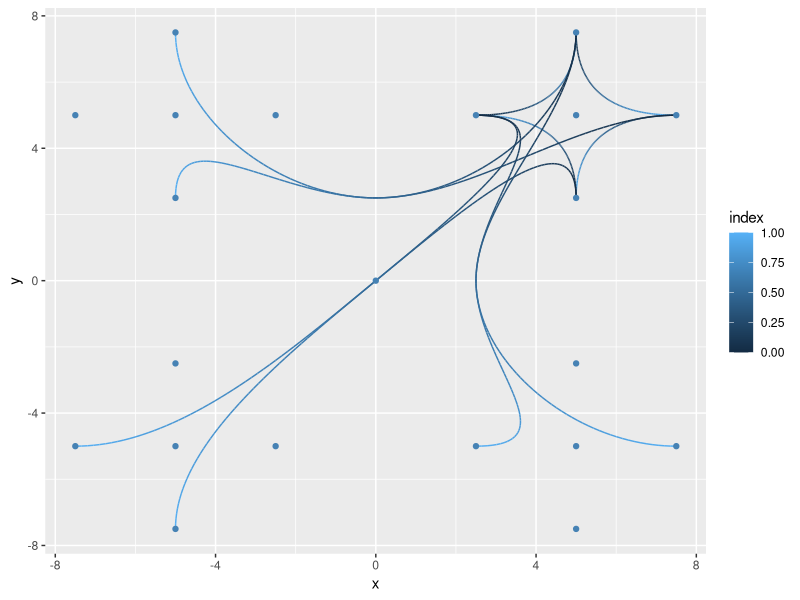
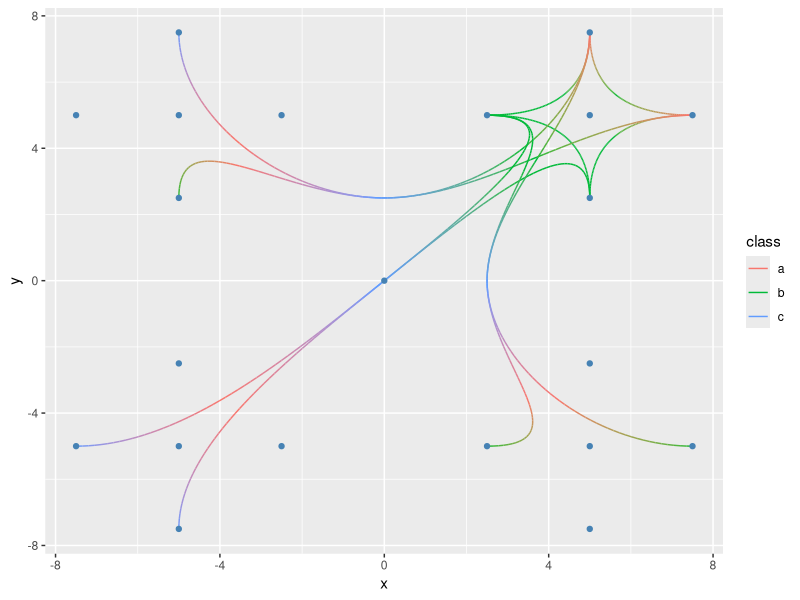
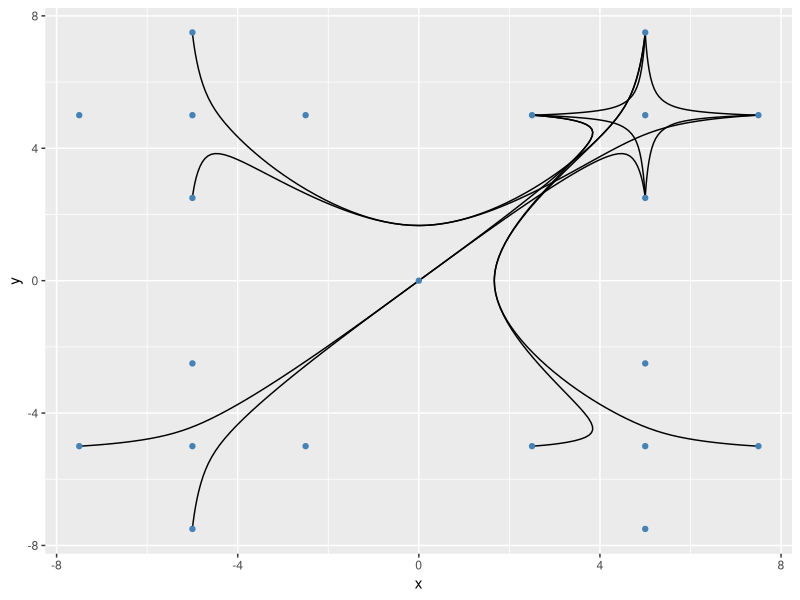

Write R code to recreate these figures, in order.
library(ggforce)


### Name: geom_bspline
### Title: B-splines based on control points
### Aliases: geom_bspline stat_bspline stat_bspline2 geom_bspline2
###   stat_bspline0 geom_bspline0

### ** Examples

# Define some control points
cp <- data.frame(
  x = c(
    0, -5, -5, 5, 5, 2.5, 5, 7.5, 5, 2.5, 5, 7.5, 5, -2.5, -5, -7.5, -5,
    -2.5, -5, -7.5, -5
  ),
  y = c(
    0, -5, 5, -5, 5, 5, 7.5, 5, 2.5, -5, -7.5, -5, -2.5, 5, 7.5, 5, 2.5,
    -5, -7.5, -5, -2.5
  ),
  class = sample(letters[1:3], 21, replace = TRUE)
)

# Now create some paths between them
paths <- data.frame(
  ind = c(
    7, 5, 8, 8, 5, 9, 9, 5, 6, 6, 5, 7, 7, 5, 1, 3, 15, 8, 5, 1, 3, 17, 9, 5,
    1, 2, 19, 6, 5, 1, 4, 12, 7, 5, 1, 4, 10, 6, 5, 1, 2, 20
  ),
  group = c(
    1, 1, 1, 2, 2, 2, 3, 3, 3, 4, 4, 4, 5, 5, 5, 5, 5, 6, 6, 6, 6, 6, 7, 7,
    7, 7, 7, 8, 8, 8, 8, 8, 9, 9, 9, 9, 9, 10, 10, 10, 10, 10
  )
)
paths$x <- cp$x[paths$ind]
paths$y <- cp$y[paths$ind]
paths$class <- cp$class[paths$ind]

ggplot(paths) +
  geom_bspline(aes(x = x, y = y, group = group, colour = ..index..)) +
  geom_point(aes(x = x, y = y), data = cp, color = 'steelblue')

ggplot(paths) +
  geom_bspline2(aes(x = x, y = y, group = group, colour = class)) +
  geom_point(aes(x = x, y = y), data = cp, color = 'steelblue')

ggplot(paths) +
  geom_bspline0(aes(x = x, y = y, group = group)) +
  geom_point(aes(x = x, y = y), data = cp, color = 'steelblue')
